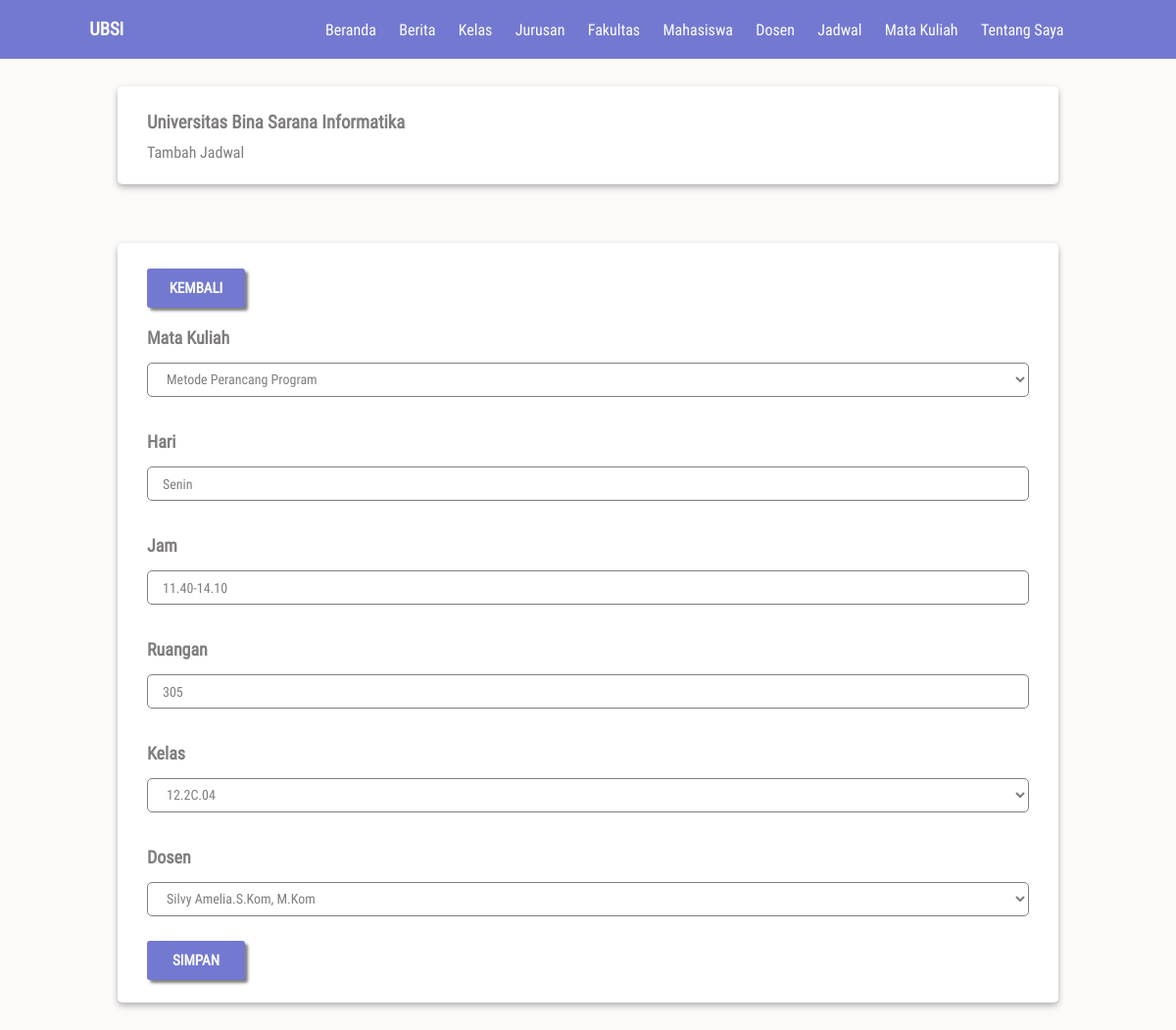
The app's page /views/admin/edit-jadwal.php?id=Jdwl0001 (signed in), older data.
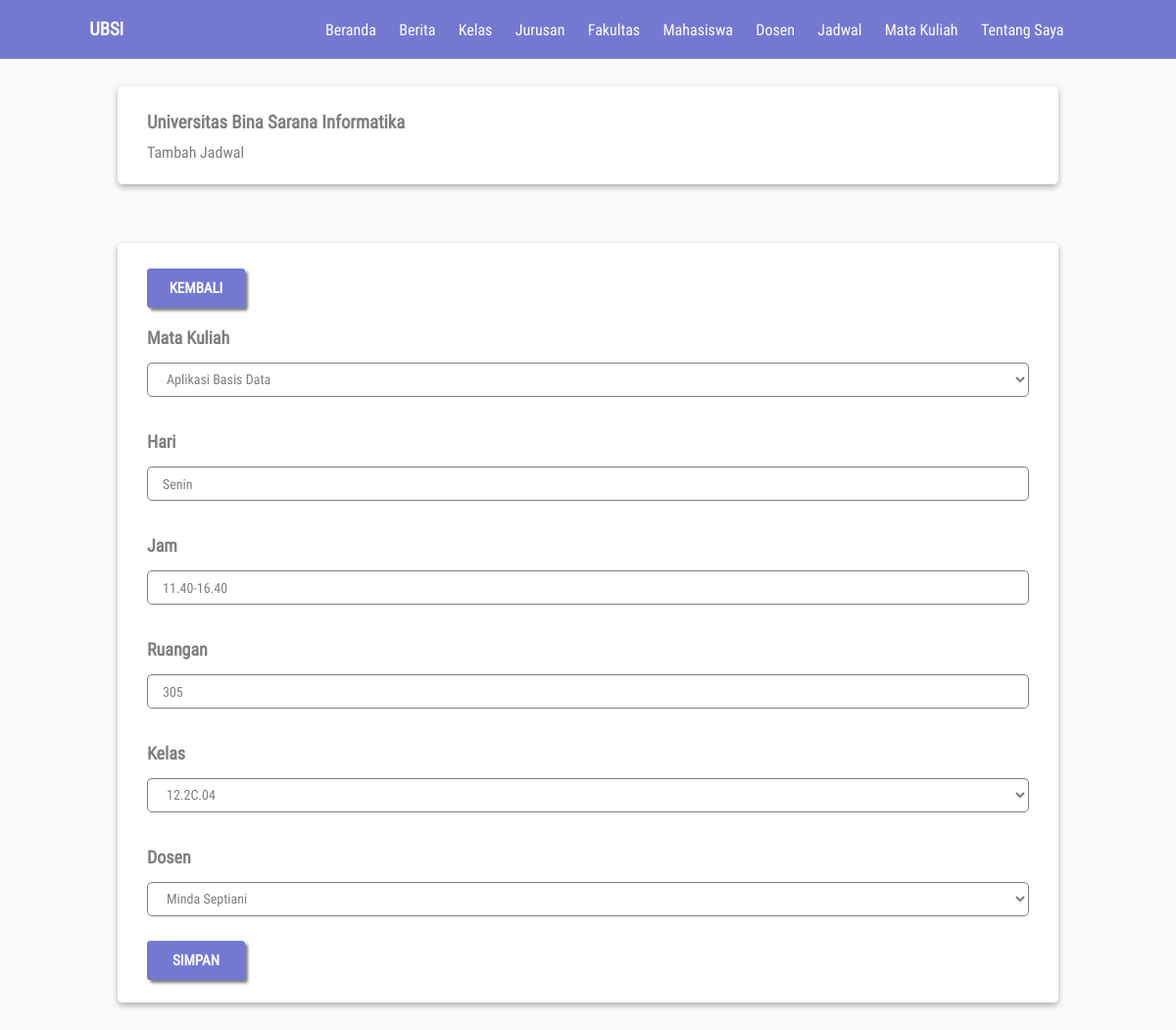
The same page, newer data.
### tables this page shows
CREATE TABLE `jadwalpelajaran` (
  `idJadwal` char(15) NOT NULL,
  `idMatkul` char(15) NOT NULL,
  `hari` varchar(25) NOT NULL,
  `jam` varchar(15) NOT NULL,
  `ruangan` varchar(25) NOT NULL,
  `idKelas` char(15) NOT NULL,
  `idDosen` char(15) NOT NULL,
  PRIMARY KEY (`idJadwal`),
  KEY `jadwalpelajaran_ibfk_1` (`idMatkul`),
  KEY `jadwalpelajaran_ibfk_2` (`idKelas`),
  KEY `jadwalpelajaran_ibfk_3` (`idDosen`),
  CONSTRAINT `jadwalpelajaran_ibfk_1` FOREIGN KEY (`idMatkul`) REFERENCES `matakuliah` (`idMatkul`) ON DELETE CASCADE ON UPDATE CASCADE,
  CONSTRAINT `jadwalpelajaran_ibfk_2` FOREIGN KEY (`idKelas`) REFERENCES `kelas` (`idKelas`) ON DELETE CASCADE ON UPDATE CASCADE,
  CONSTRAINT `jadwalpelajaran_ibfk_3` FOREIGN KEY (`idDosen`) REFERENCES `dosen` (`idDosen`) ON DELETE CASCADE ON UPDATE CASCADE
);

### views/admin/edit-jadwal.php (the view, shortened to what this page needs)
<?php
include('../../component/koneksi.php');
include('../umum/menu.php');
$id = $_GET['id'];
$ambilMatkul = mysqli_query($kon, "SELECT * FROM jadwalPelajaran WHERE idJadwal = '$id'");
$ambilData = mysqli_fetch_array($ambilMatkul);
$mkul = $ambilData['idMatkul'];
$kls = $ambilData['idKelas'];
$dsn = $ambilData['idDosen'];
$Hari = $ambilData['hari'];
$Jam = $ambilData['jam'];
$ruang = $ambilData['ruangan'];
$ambilMatkul = mysqli_query($kon, "SELECT * FROM mataKuliah");
while ($matkul = mysqli_fetch_array($ambilMatkul)) {
  if ($mkul == $matkul['idMatkul']) {
    $matKul.="
      <option value='{$matkul['idMatkul']}' selected>{$matkul['namaMatkul']}</option>
    ";
  } else {
    $matKul.="
      <option value='{$matkul['idMatkul']}'>{$matkul['namaMatkul']}</option>
    ";
  }
}
$ambilKelas = mysqli_query($kon, "SELECT * FROM kelas");
while ($kelas = mysqli_fetch_array($ambilKelas)) {
  if ($kls == $kelas['idKelas']) {
    $Kelas .= "
      <option value='{$kelas['idKelas']}' selected>{$kelas['namaKelas']}</option>
    ";
  } else {
    $Kelas .= "
      <option value='{$kelas['idKelas']}'>{$kelas['namaKelas']}</option>
    ";
  }
}
$ambilDosen = mysqli_query($kon, "SELECT * FROM dosen");
while ($dosen = mysqli_fetch_array($ambilDosen)) {
  if ($dsn == $dosen['idDosen']) {
    $Dosen .= "
      <option value='{$dosen['idDosen']}' selected>{$dosen['nama']}</option>
    ";
  } else {
    $Dosen .= "
      <option value='{$dosen['idDosen']}'>{$dosen['nama']}</option>
    ";
  }
}
?>
<!DOCTYPE html>
<html lang="en">
<head>
  <link rel="stylesheet" href="../../public/css/style.css">
</head>
<body>
  <nav>
    <h3 class="logo">ubsi</h3>
    <?= $menu; ?>
  </nav>
  <div class="container top-28">
    <div class="card">
      <div class="card-body">
        <h3>Universitas Bina Sarana Informatika</h3>
        <p>Tambah Jadwal</p>
      </div>
    </div>
    <div class="card">
      <div class="card-body">
        <div class="row">
          <a href="jadwal.php" class="btn bottom">Kembali</a>
        </div>
        <form method="POST" action="">
          <label for="matkul">Mata Kuliah</label>
          <select name="matkul" id="matkul" class="form-control">
            <?= $matKul; ?>
          </select>
          <label for="hari">Hari</label>
          <input type="text" name="hari" id="hari" class="form-control" value='<?= $Hari; ?>'>
          <label for="jam">Jam</label>
          <input type="text" name="jam" id="jam" class="form-control" value='<?= $Jam; ?>'>
          <label for="ruamgam">Ruangan</label>
          <input type="text" name="ruangan" id="ruangan" class="form-control" value='<?= $ruang; ?>'>
          <label for="kelas">Kelas</label>
          <select name="kelas" id="kelas" class="form-control">
            <?= $Kelas; ?>
          </select>
          <label for="dosen">Dosen</label>
          <select name="dosen" id="dosen" class="form-control">
            <?= $Dosen; ?>
          </select>
          <input type="submit" value="Simpan" class="btn" name='tombol'>
        </form>
      </div>
    </div>
  </div>
</body>
</html>

Row changes from the older to the newer data that the page shows:
changed jadwalpelajaran "Senin": jam "11.40-14.10" → "11.40-16.40"
Text that changed along with them:
form field matkul: "Metode Perancang Program" → "Aplikasi Basis Data"
form field dosen: "Silvy Amelia.S.Kom, M.Kom" → "Minda Septiani"
